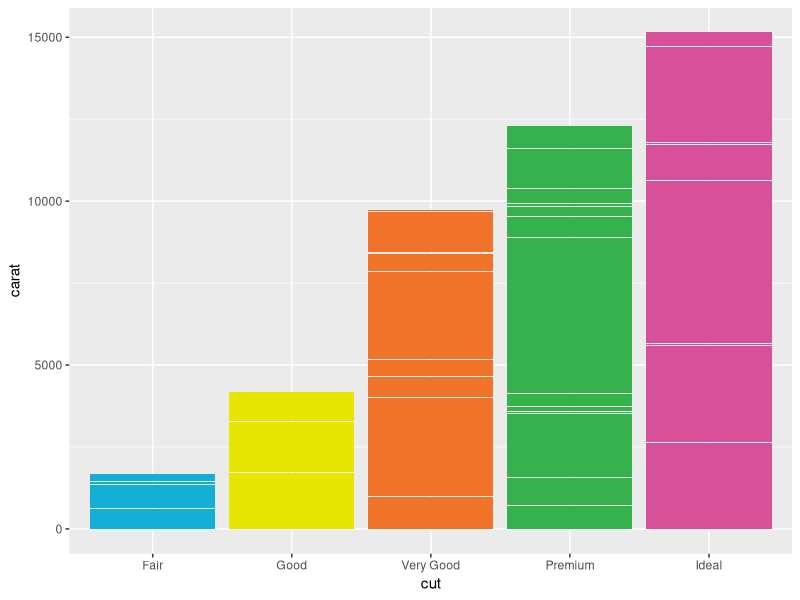
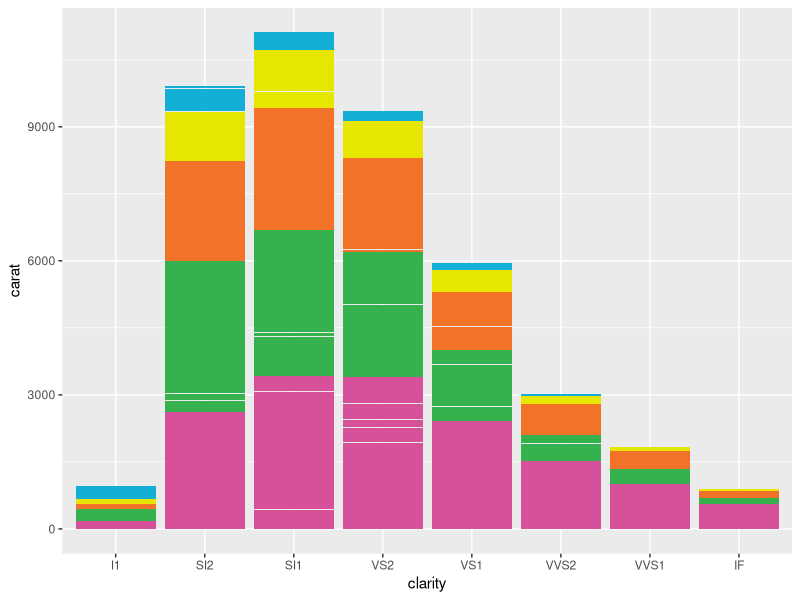
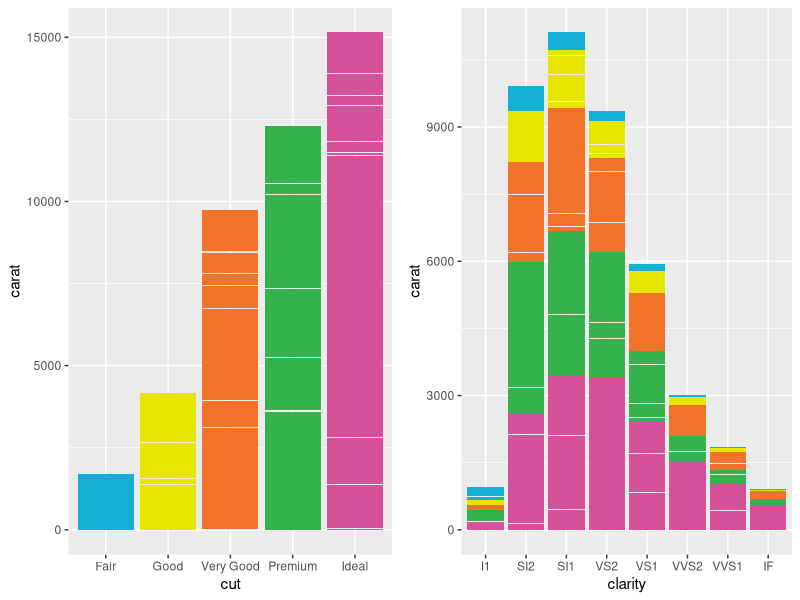

The R script that drew these images, in order:
## ---- chunk 1
library(dplyr)
library(magrittr)
library(ggplot2)
library(cowplot)
ubdc_palette <- c("#13AFD6", "#E6E600", "#F07329", "#35B14E", "#D7509A", "#2165AF",
                  "#BCD032","#866BAC", "#545A5D",  "#7A8082", "#E2D988", "#628DB7",
                  "#929B9A", "#93B8DA", "#31649B", "#FBF8D0", "#ACB2B4")
knitr::opts_knit$set(root.dir = 'C:/GitHub/thesis_rmd/data/play_figures')
## ---- chunk 2
play_1 <- diamonds %>% ggplot(aes(cut, carat, fill = cut)) + geom_col() +
  scale_fill_manual(values = ubdc_palette) + theme(legend.position = "none")
play_1
## ---- chunk 3
play_2 <- diamonds %>% ggplot(aes(clarity, carat, fill = cut)) + geom_col() +
  scale_fill_manual(values = ubdc_palette) + theme(legend.position = "none")
play_2
## ---- chunk 4
play_fig_1 <- plot_grid(play_1, play_2, ncol = 2)
play_fig_1
## ---- chunk 5
save_plot("play_fig_1.png", play_fig_1)
